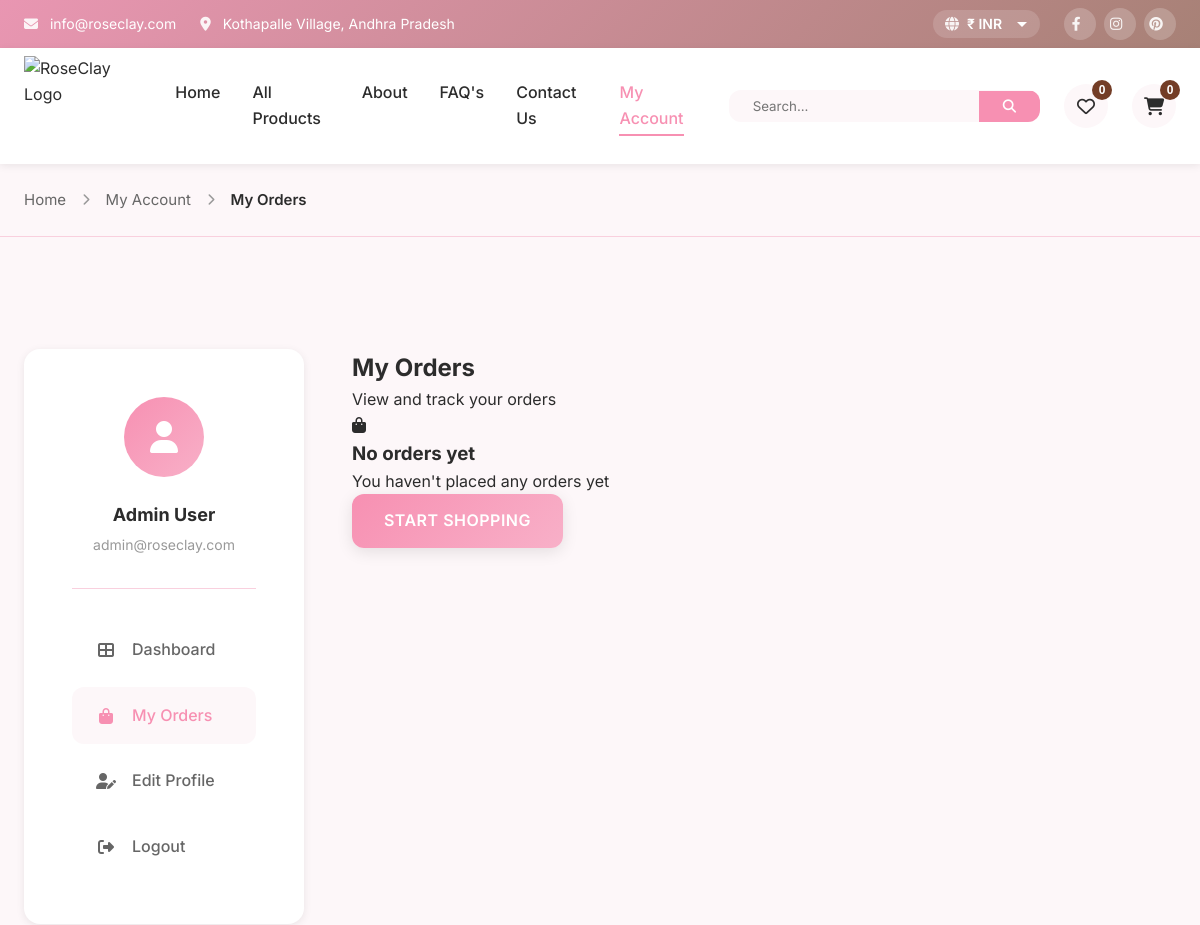
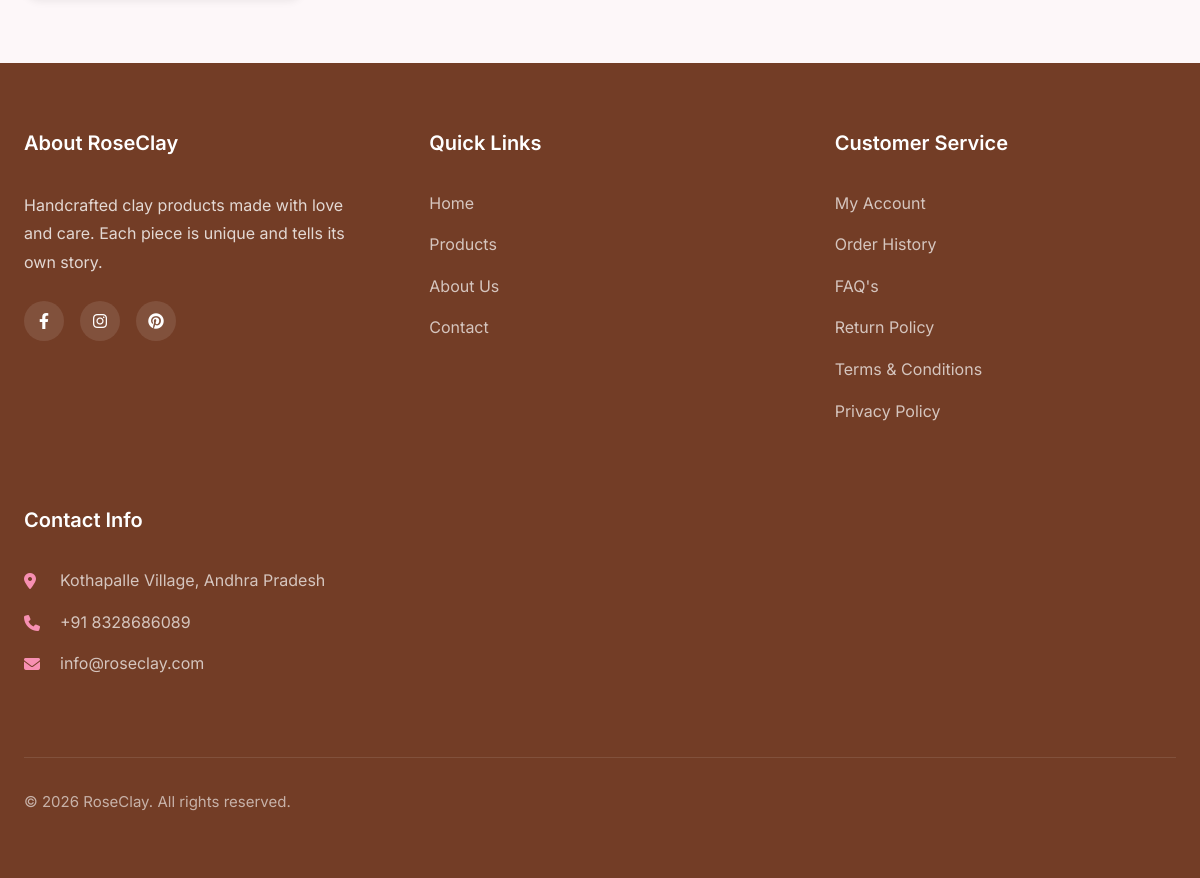
/my-orders.php (signed in), run on the app's committed database (2 pictures, top to bottom).
### tables this page shows
CREATE TABLE users (
    id INT AUTO_INCREMENT PRIMARY KEY,
    first_name VARCHAR(100) NOT NULL,
    last_name VARCHAR(100) NOT NULL,
    email VARCHAR(255) UNIQUE NOT NULL,
    phone VARCHAR(20),
    password VARCHAR(255) NOT NULL,
    date_of_birth DATE,
    is_admin TINYINT(1) DEFAULT 0,
    created_at TIMESTAMP DEFAULT CURRENT_TIMESTAMP,
    updated_at TIMESTAMP DEFAULT CURRENT_TIMESTAMP ON UPDATE CURRENT_TIMESTAMP,
    INDEX idx_email (email)
);

### my-orders.php (the view, shortened to what this page needs)
<?php
require_once 'config.php';
$user_id = $_SESSION['user_id'];
$user = $conn->query("SELECT * FROM users WHERE id = $user_id")->fetch_assoc();
$orders = $conn->query("SELECT * FROM orders WHERE user_id = $user_id ORDER BY created_at DESC");
?>
<!DOCTYPE html>
<html lang="en">
<head>
    <?php include 'includes/head.php'; ?>
</head>
<body>
    <?php include 'includes/header.php'; ?>
    <div class="breadcrumb">
        <div class="container">
            <a href="index.php">Home</a>
            <i class="fas fa-chevron-right"></i>
            <a href="my-account.php">My Account</a>
            <i class="fas fa-chevron-right"></i>
            <span>My Orders</span>
        </div>
    </div>
    <section class="account-section">
        <div class="container">
            <div class="account-layout">
                <aside class="account-sidebar">
                    <div class="account-user">
                        <div class="account-avatar">
                            <i class="fas fa-user"></i>
                        </div>
                        <h3><?php echo $user['first_name'] . ' ' . $user['last_name']; ?></h3>
                        <p><?php echo $user['email']; ?></p>
                    </div>
                    <nav class="account-nav">
                        <a href="my-account.php">
                            <i class="fas fa-th-large"></i> Dashboard
                        </a>
                        <a href="my-orders.php" class="active">
                            <i class="fas fa-shopping-bag"></i> My Orders
                        </a>
                        <a href="my-profile.php">
                            <i class="fas fa-user-edit"></i> Edit Profile
                        </a>
                        <a href="logout.php">
                            <i class="fas fa-sign-out-alt"></i> Logout
                        </a>
                    </nav>
                </aside>
                <div class="account-main">
                    <h1>My Orders</h1>
                    <p>View and track your orders</p>
                    <?php if ($orders->num_rows > 0): ?>
                        <?php while($order = $orders->fetch_assoc()): ?>
                        <?php
                        $order_items = $conn->query("SELECT * FROM order_items WHERE order_id = " . $order['id']);
                        ?>
                        <div class="order-card">
                            <div class="order-header">
                                <div class="order-info">
                                    <h3>Order #<?php echo $order['order_number']; ?></h3>
                                    <p>Placed on <?php echo date('F d, Y', strtotime($order['created_at'])); ?></p>
                                </div>
                                <div class="order-status">
                                    <?php
                                    $badge_class = 'info';
                                    if ($order['status'] == 'delivered') $badge_class = 'success';
                                    elseif ($order['status'] == 'cancelled') $badge_class = 'danger';
                                    elseif ($order['status'] == 'pending') $badge_class = 'warning';
                                    ?>
                                    <span class="badge badge-<?php echo $badge_class; ?>">
                                        <?php echo ucfirst($order['status']); ?>
                                    </span>
                                </div>
                            </div>
                            <div class="order-items">
                                <?php while($item = $order_items->fetch_assoc()): ?>
                                <div class="order-item">
                                    <div class="order-item-details">
                                        <h4><?php echo $item['product_name']; ?></h4>
                                        <p>Quantity: <?php echo $item['quantity']; ?> × <?php echo formatPrice($item['price']); ?></p>
                                    </div>
                                    <div class="order-item-total">
                                        <?php echo formatPrice($item['total']); ?>
                                    </div>
                                </div>
                                <?php endwhile; ?>
                            </div>
                            <div class="order-footer">
                                <div class="order-total">
                                    <span>Order Total:</span>
                                    <strong><?php echo formatPrice($order['total']); ?></strong>
                                </div>
                                <div class="order-actions">
                                    <button class="btn btn-secondary btn-sm" onclick="viewOrderDetails(<?php echo $order['id']; ?>)">
                                        <i class="fas fa-eye"></i> View Details
                                    </button>
                                    <?php if ($order['status'] == 'delivered'): ?>
                                    <button class="btn btn-primary btn-sm">
                                        <i class="fas fa-redo"></i> Reorder
                                    </button>
                                    <?php endif; ?>
                                </div>
                            </div>
                        </div>
                        <?php endwhile; ?>
                    <?php else: ?>
                        <div class="empty-state">
                            <i class="fas fa-shopping-bag"></i>
                            <h3>No orders yet</h3>
                            <p>You haven't placed any orders yet</p>
                            <a href="products.php" class="btn btn-primary">Start Shopping</a>
                        </div>
                    <?php endif; ?>
                </div>
            </div>
        </div>
    </section>
    <?php include 'includes/footer.php'; ?>
</body>
</html>

### pages-styles.css (style rules this page uses)
.account-section { padding: var(--spacing-xxl) 0; background: var(--bg-light); min-height: calc(100vh - 400px); }
.account-layout { display: grid; grid-template-columns: 280px 1fr; gap: var(--spacing-xl); margin-top: var(--spacing-xl); }
.account-sidebar { background: var(--bg-white); padding: var(--spacing-xl); border-radius: var(--radius-xl); box-shadow: var(--shadow-sm); height: fit-content; position: sticky; top: 100px; }
.account-user { text-align: center; padding-bottom: var(--spacing-lg); border-bottom: 1px solid var(--border-color); margin-bottom: var(--spacing-lg); }
.account-avatar { width: 80px; height: 80px; border-radius: 50%; background: var(--gradient-primary); display: flex; align-items: center; justify-content: center; margin: 0 auto var(--spacing-md); font-size: 2rem; color: var(--bg-white); font-weight: 700; }
.account-user h3 { font-size: 1.125rem; margin-bottom: 0.25rem; color: var(--text-dark); }
.account-user p { font-size: 0.875rem; color: var(--text-muted); }
.account-nav { display: flex; flex-direction: column; gap: var(--spacing-xs); }
.account-nav a { display: flex; align-items: center; gap: var(--spacing-sm); padding: var(--spacing-sm) var(--spacing-md); border-radius: var(--radius-lg); color: var(--text-light); font-weight: 500; transition: var(--transition-base); text-decoration: none; }
.account-nav a:hover, .account-nav a.active { background: var(--bg-light); color: var(--primary-color); }
.account-nav i { width: 20px; text-align: center; }

### data on the page
users: first_name "Admin", last_name "User", email "admin@roseclay.com"
